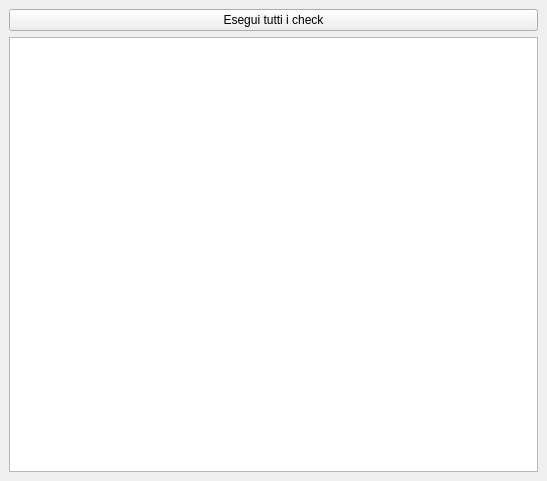
<?xml version="1.0" encoding="UTF-8"?>
<ui version="4.0">
 <class>CheckResultsDock</class>
 <widget class="QDockWidget" name="CheckResultsDock">
  <property name="geometry">
   <rect>
    <x>0</x>
    <y>0</y>
    <width>547</width>
    <height>481</height>
   </rect>
  </property>
  <property name="windowTitle">
   <string>Check topologici</string>
  </property>
  <widget class="QWidget" name="dockWidgetContents">
   <layout class="QVBoxLayout" name="verticalLayout">
    <item>
     <widget class="QPushButton" name="run_all_checks_button">
      <property name="text">
       <string>Esegui tutti i check</string>
      </property>
     </widget>
    </item>
    <item>
     <widget class="QTableWidget" name="table"/>
    </item>
   </layout>
  </widget>
 </widget>
 <resources/>
 <connections/>
</ui>
